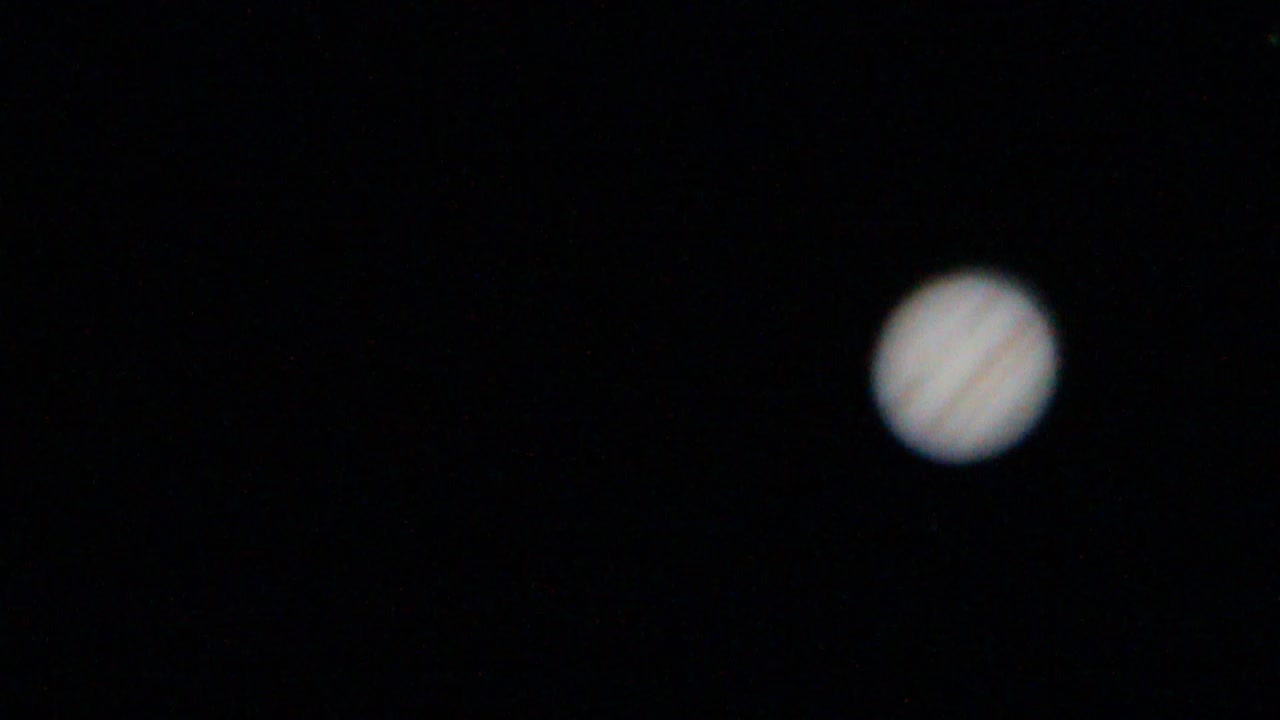
#> input picture planet_stacking/cropped/MVI_6450 001.jpg, 1280 x 720 px
$ python crop_n_scale_images.py
#> lines starting #> are read from the running program, lines starting #| are printed output that depends on the picture; after the words box and inside, x2 and y2 are one past the last pixel; in counts of white or black regions, pixels touching at a corner belong together
import os
import sys
import shutil
from PIL import Image, ImageOps


def main():
    """Get starting folder, copy folder, run crop function, & clean folder."""
    # get name of folder in cwd with original video images
    frames_folder = "video_frames"

    # prepare files & folders
    del_folders("cropped")
    shutil.copytree(frames_folder, "cropped")

    # run cropping function
    print("start cropping and scaling...")
    os.chdir("cropped")
    crop_images()
    clean_folder(prefix_to_save="cropped")  # delete uncropped originals

    print("Done! \n")


def del_folders(name):
    """If a folder with a name prefix exists in directory, delete it."""
#> called with name = 'cropped'
    contents = os.listdir()
    for item in contents:
        if os.path.isdir(item) and item.startswith(name):
            shutil.rmtree(item)


def clean_folder(prefix_to_save):
    """Delete all files in folder except those with a named prefix."""
    files = os.listdir()
    for file in files:
        if not file.startswith(prefix_to_save):
            os.remove(file)


def crop_images():
    """Crop and scale images of a planet to box around planet."""
    files = os.listdir()
    for file_num, file in enumerate(files, start=1):
        with Image.open(file) as img:
#> img is the input picture: PIL image 1280x720 RGB; mean R, G, B 5.8, 5.9, 7.7
            gray = img.convert("L")
            bw = gray.point(lambda x: 0 if x < 90 else 255)
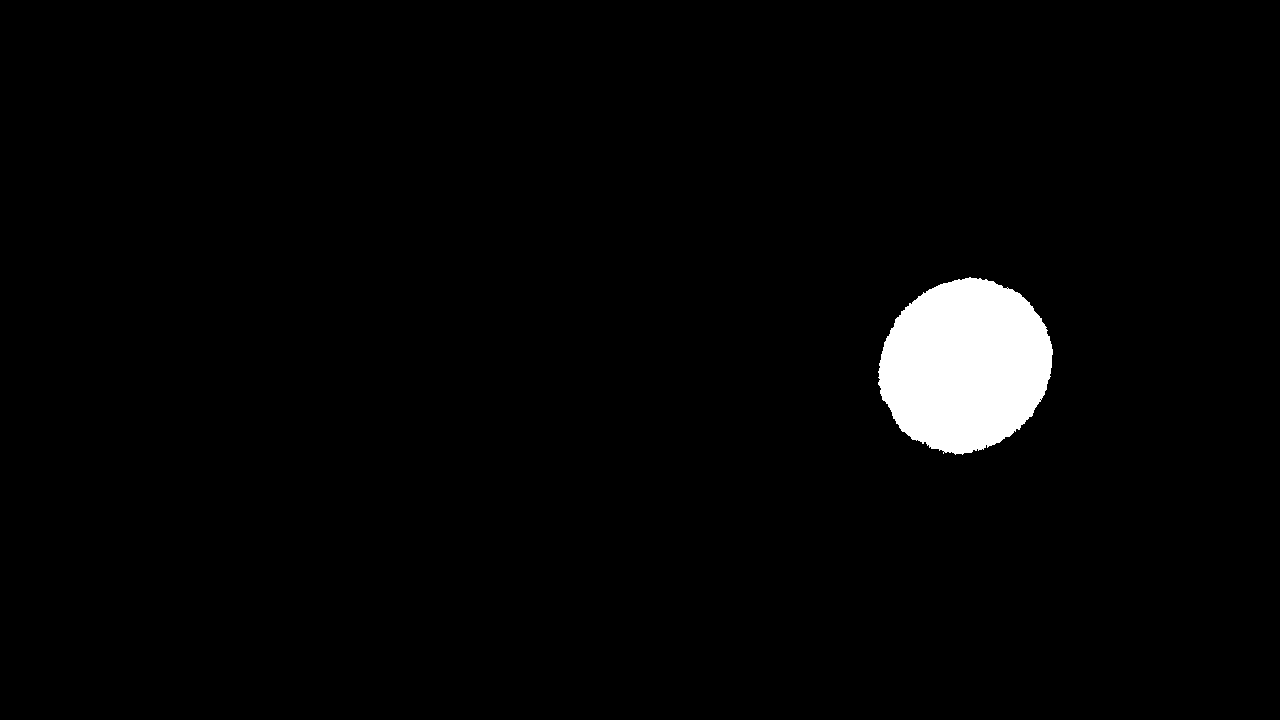
#> bw: PIL image 1280x720 L; 2.5% white; 1 white region, box (x1, y1, x2, y2) and area: (878, 277, 1053, 455) 23423
            box = bw.getbbox()
#> box = (878, 277, 1053, 455)
            padded_box = (box[0] - 20, box[1] - 20, box[2] + 20, box[3] + 20)
#> padded_box = (858, 257, 1073, 475)
            cropped = img.crop(padded_box)
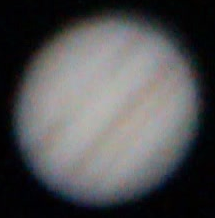
#> cropped: PIL image 215x218 RGB; mean R, G, B 82, 81.9, 83.4
            scaled = ImageOps.fit(cropped, (860, 860), Image.LANCZOS, 0, (0.5, 0.5))
            file_name = f"cropped_{file_num}.jpg"
            scaled.save(file_name, "JPEG")


if __name__ == "__main__":
    main()
